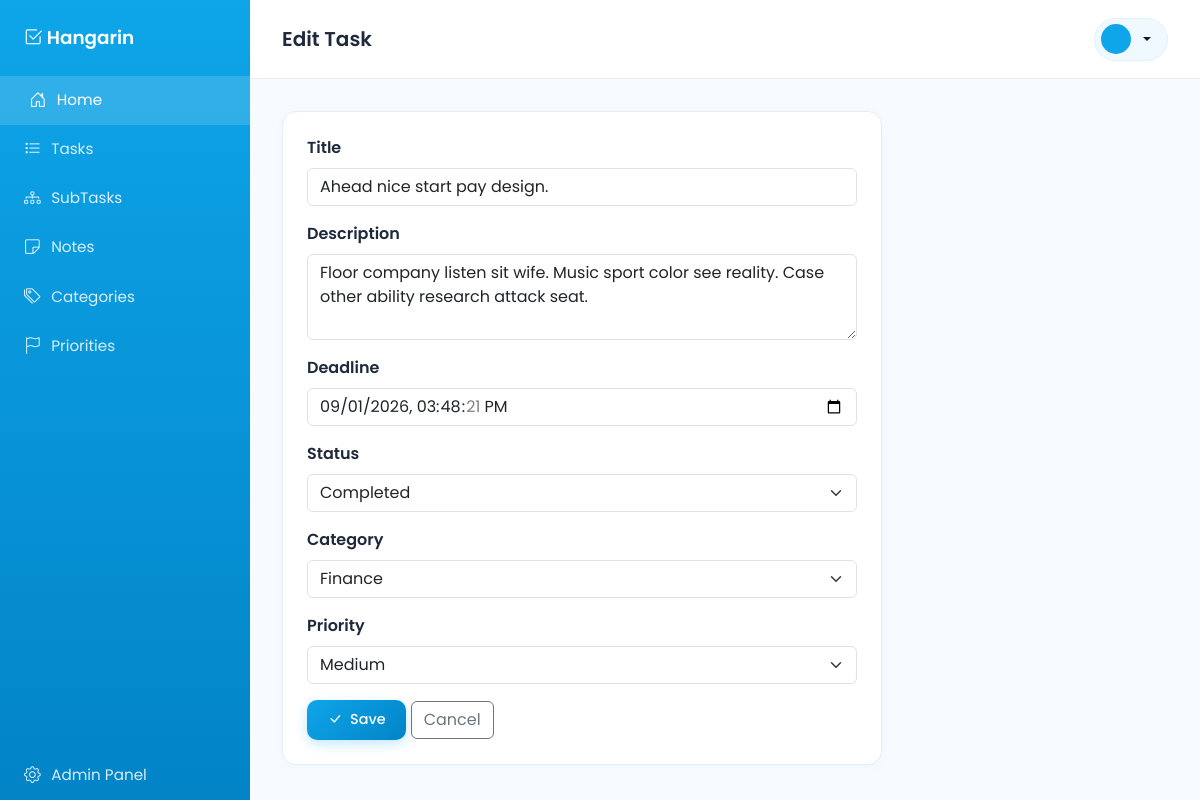
The app's page /tasks/11/edit/ with its own data.
### Tasks/models.py (models this page shows, shortened)
class BaseModel(models.Model):
    created_at = models.DateTimeField(auto_now_add=True)
    updated_at = models.DateTimeField(auto_now=True)
    class Meta:
        abstract = True

class Task(BaseModel):
    STATUS_CHOICES = [
        ("Pending", "Pending"),
        ("In Progress", "In Progress"),
        ("Completed", "Completed"),
    ]
    title = models.CharField(max_length=255)
    description = models.TextField()
    deadline = models.DateTimeField()
    status = models.CharField(max_length=50, choices=STATUS_CHOICES, default="Pending")
    category = models.ForeignKey(Category, on_delete=models.CASCADE)
    priority = models.ForeignKey(Priority, on_delete=models.CASCADE)

### Tasks/views.py (the view)
# urls.py: path('tasks/<int:pk>/edit/', TaskUpdateView.as_view(), name='task-update'),
class TaskUpdateView(UpdateView):
    model = Task
    form_class = TaskForm
    template_name = "Tasks/task_form.html"
    success_url = reverse_lazy('task-list')

### Tasks/forms.py
class TaskForm(ModelForm):
    class Meta:
        model = Task
        fields = "__all__"
        widgets = {
            'title': forms.TextInput(attrs={'class': 'form-control'}),
            'description': forms.Textarea(attrs={'class': 'form-control', 'rows': 3}),
            'deadline': forms.DateTimeInput(attrs={'class': 'form-control', 'type': 'datetime-local'}),
            'status': forms.Select(attrs={'class': 'form-select'}),
            'category': forms.Select(attrs={'class': 'form-select'}),
            'priority': forms.Select(attrs={'class': 'form-select'}),
        }

### Tasks/models.py (called while the page is built)
    def __str__(self):
        return self.name

    def __str__(self):
        return self.name

### Tasks/templates/Tasks/task_form.html (shortened to what this page needs)
{% extends "base.html" %}
{% block page_title %}{% if object %}Edit Task{% else %}Add Task{% endif %}{% endblock %}
{% block content %}
<div class="card-panel p-4" style="max-width: 600px;">
    <form method="post" novalidate>
        {% for field in form %}
        <div class="mb-3">
            <label class="form-label fw-semibold">{{ field.label }}</label>
            {{ field }}
        </div>
        {% endfor %}
        <button type="submit" class="btn btn-primary-sky">
            <i class="bi bi-check-lg me-1"></i> Save
        </button>
        <a href="{% url 'task-list' %}" class="btn btn-outline-secondary">Cancel</a>
    </form>
</div>
{% endblock %}

### static/css/styles.css (style rules this page uses)
:root { --sky: #0ea5e9; --sky-dark: #0284c7; --sky-light: #e0f2fe; --sky-pale: #f0f9ff; }
body { font-family: 'Poppins', sans-serif; background-color: #f8fbfe; color: #1e293b; }
.card-panel { background: #ffffff; border: 1px solid #e5edf5; border-radius: 14px; padding: 0.5rem 1rem; box-shadow: 0 2px 12px rgba(14, 165, 233, 0.05); }
.btn-primary-sky { background: linear-gradient(135deg, var(--sky) 0%, var(--sky-dark) 100%); color: #ffffff; border: none; border-radius: 10px; padding: 0.55rem 1.3rem; font-weight: 500; font-size: 0.9rem; transition: transform 0.15s ease, box-shadow 0.15s ease; box-shadow: 0 4px 12px rgba(14, 165, 233, 0.25); }
body.page-fade { animation: pageFadeIn 0.35s ease both; }
.card-panel, .stat-card { transition: transform 0.2s ease, box-shadow 0.2s ease; }
.btn, .btn-primary-sky, .action-link { transition: transform 0.15s ease, box-shadow 0.15s ease, background-color 0.15s ease, color 0.15s ease; }

### records on screen
Task: form "Ahead nice start pay design." "Floor company listen sit wife. Music sport color see reality. Case other ability research attack seat." "09/01/2026 15:48:21" "Completed" "Finance" "Medium"

### other values on screen
{{ field.label }} "Title" "Description" "Deadline" "Status" "Category" "Priority"
